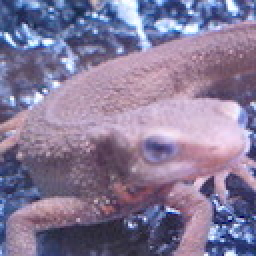
#> input picture questions/Question_21_30/imori.jpg, 128 x 128 px, found by its file name (shown 2 times larger)
$ python Q41-CannyStep1.py
#> lines starting #> are read from the running program, lines starting #| are printed output that depends on the picture
# %% import
import cv2
from PIL import Image
import numpy as np

# %% load original image
img = Image.open("../../ImageProcessing100Wen/Question_21_30/imori.jpg")
#> img is the input picture: PIL image 128x128 RGB; mean R, G, B 134.1, 121.8, 152.8
img_arr = np.array(img)
img_gs = cv2.cvtColor(img_arr, cv2.COLOR_RGB2GRAY)
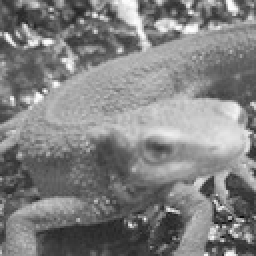
#> img_gs: shape (128, 128) (shown 2 times larger); min 11, max 254, mean 129
print(img_gs.shape)
#| (128, 128)

# %%
def canny1(img, k_size=5, std=1.4):
#> called with k_size = 5, std = 1.4
    img_gauss = cv2.GaussianBlur(img, ksize=(k_size, k_size), sigmaX=std)
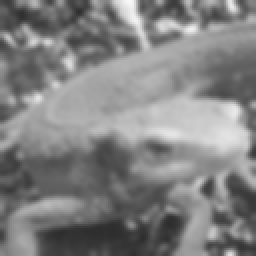
#> img_gauss: shape (128, 128) (shown 2 times larger); min 46, max 248, mean 129
    sobel_x = cv2.Sobel(img_gauss, -1, 1, 0, ksize=3)
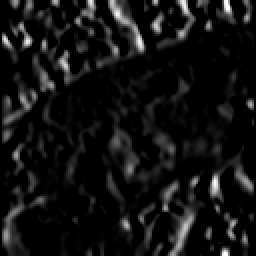
#> sobel_x: shape (128, 128) (shown 2 times larger); min 0, max 255, mean 18.7
    sobel_y = cv2.Sobel(img_gauss, -1, 0, 1, ksize=3)
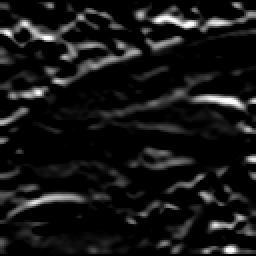
#> sobel_y: shape (128, 128) (shown 2 times larger); min 0, max 255, mean 21.6
    grad = np.sqrt(sobel_x ** 2 + sobel_y ** 2)
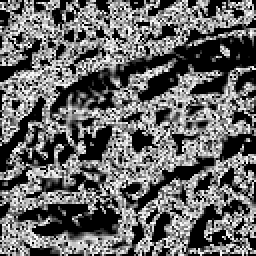
#> grad: shape (128, 128) float16 (shown 2 times larger); min 0, max 15.81, mean 6.46; drawn with min black and max white
    arctan = np.arctan(sobel_y / np.maximum(sobel_x, 1e-5))
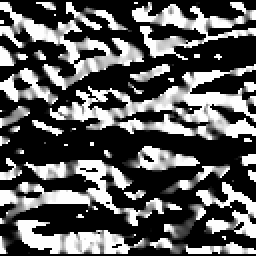
#> arctan: shape (128, 128) float64 (shown 2 times larger); min 0, max 1.57, mean 0.564; drawn with min black and max white
    angle = arctan / np.pi * 180
    angle[angle < -22.5] = 180 + angle[angle < -22.5]
    _angle = np.zeros_like(angle, dtype=np.uint8)
    _angle[np.where(angle <= 22.5)] = 0
    _angle[np.where((angle > 22.5) & (angle <= 67.5))] = 45
    _angle[np.where((angle > 67.5) & (angle <= 112.5))] = 90
    _angle[np.where((angle > 112.5) & (angle <= 157.5))] = 135

    return _angle.astype(np.uint8)

# %%
grad = canny1(img_gs)
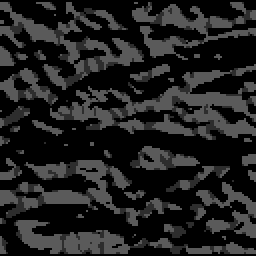
#> grad: shape (128, 128) (shown 2 times larger); min 0, max 90, mean 32.5
# %%
